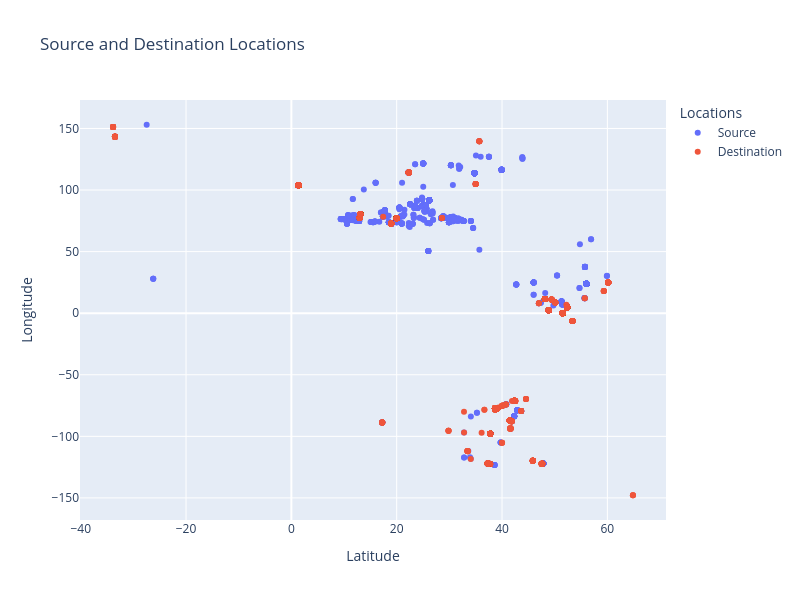

The code cell stored with this chart in its notebook:
### Code cell
import plotly.graph_objs as go
import pandas as pd

# Load the CSV file into a Pandas dataframe
data = pd.read_csv('change1.csv')

# Create a scatter plot of source and destination latitude and longitude
fig = go.Figure()
fig.add_trace(go.Scatter(x=data['_source.geosrc.latitude'], y=data['_source.geosrc.longitude'], mode='markers', name='Source'))
fig.add_trace(go.Scatter(x=data['_source.geodest.latitude'], y=data['_source.geodest.longitude'], mode='markers', name='Destination'))

fig.update_layout(title='Source and Destination Locations',
                  xaxis_title='Latitude',
                  yaxis_title='Longitude',
                  legend_title='Locations',
                  width=800, height=600)

fig.show()

### Figure 1 — Plotly figure (JSON) as saved in the notebook; plotly's stock layout.template omitted (floating-point values rounded to 4 significant figures; data arrays with more than 128 entries replaced by an {"elided": "..."} marker saying what was removed)
{"data": [{"mode": "markers", "name": "Source", "type": "scatter", "x": {"elided": "9679 float values"}, "y": {"elided": "9679 float values"}}, {"mode": "markers", "name": "Destination", "type": "scatter", "x": {"elided": "9679 float values"}, "y": {"elided": "9679 float values"}}], "layout": {"height": 600, "legend": {"title": {"text": "Locations"}}, "title": {"text": "Source and Destination Locations"}, "width": 800, "xaxis": {"title": {"text": "Latitude"}}, "yaxis": {"title": {"text": "Longitude"}}}}
